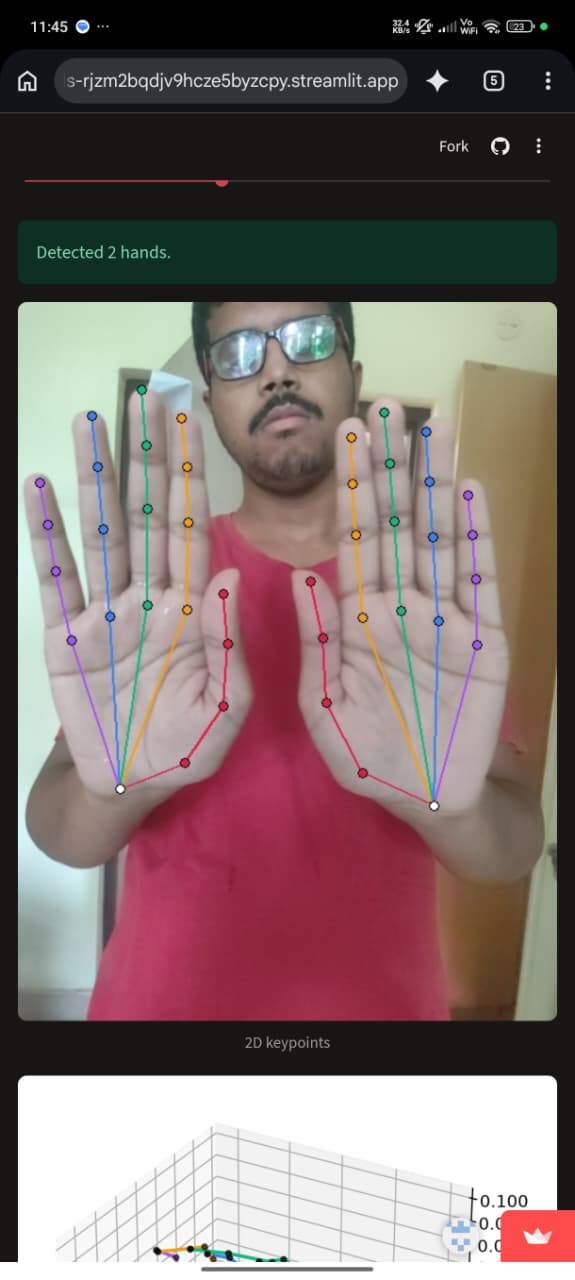
#> input picture assets/test2_two_open_palms.jpeg, 575 x 1280 px
$ python -i hand_cv.py   (imports and definitions only)
#> lines starting #> are read from the running program, lines starting #| are printed output that depends on the picture; after the words box and inside, x2 and y2 are one past the last pixel; in counts of white or black regions, pixels touching at a corner belong together
#> further down, picture is the input picture: shape (1280, 575, 3); mean B, G, R 110.4, 112, 127.7
"""Classical (non-deep-learning) hand analysis: skin colour segmentation, mean shift,
contour, convex hull, convexity defects and distance transform. Only OpenCV + NumPy."""
import cv2
import numpy as np


def skin_mask(bgr, cr=(133, 173), cb=(77, 127), k=5):
    """Skin pixels = Cr and Cb inside a range in the YCrCb colour space, cleaned with morphology."""
#> called with cr = (133, 173), cb = (77, 127), k = 5
    ycc = cv2.cvtColor(cv2.GaussianBlur(bgr, (5, 5), 0), cv2.COLOR_BGR2YCrCb)
#> ycc: shape (1280, 575, 3); mean of channels 0, 1, 2 116.5, 136, 124.6
    m = cv2.inRange(ycc, (0, cr[0], cb[0]), (255, cr[1], cb[1]))
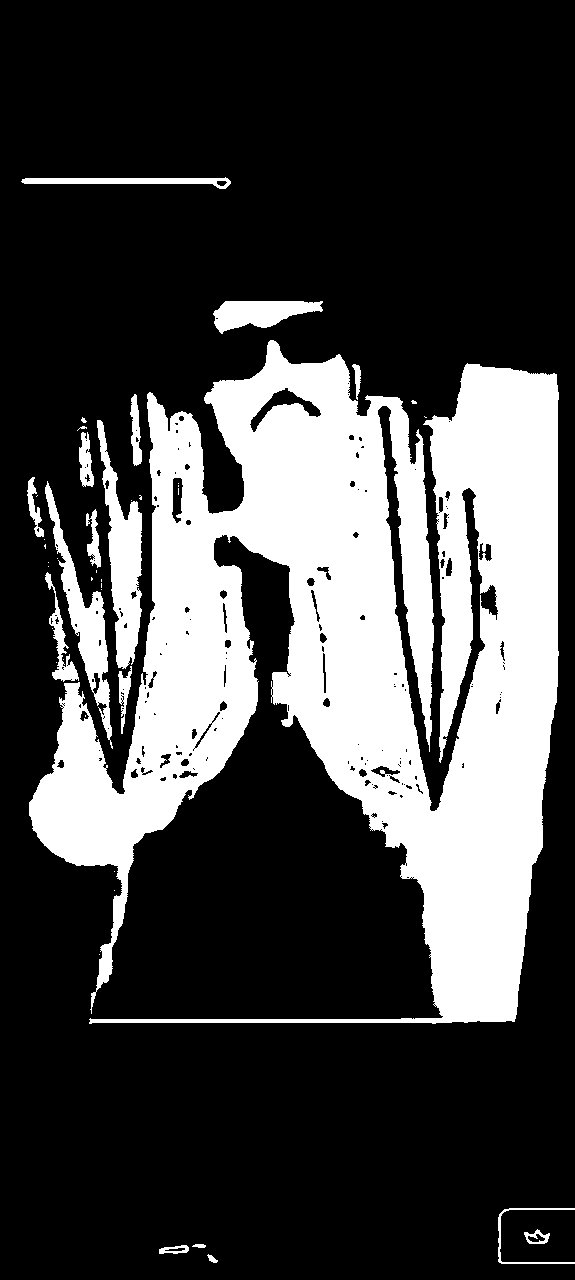
#> m: shape (1280, 575); 26.7% white; 45 white regions (27 under 20 px), largest, box (x1, y1, x2, y2) and area: (29, 340, 559, 1024) 179856, (97, 420, 142, 669) 4981, (45, 481, 113, 749) 3972
    ker = cv2.getStructuringElement(cv2.MORPH_ELLIPSE, (k, k))
    m = cv2.morphologyEx(m, cv2.MORPH_OPEN, ker)
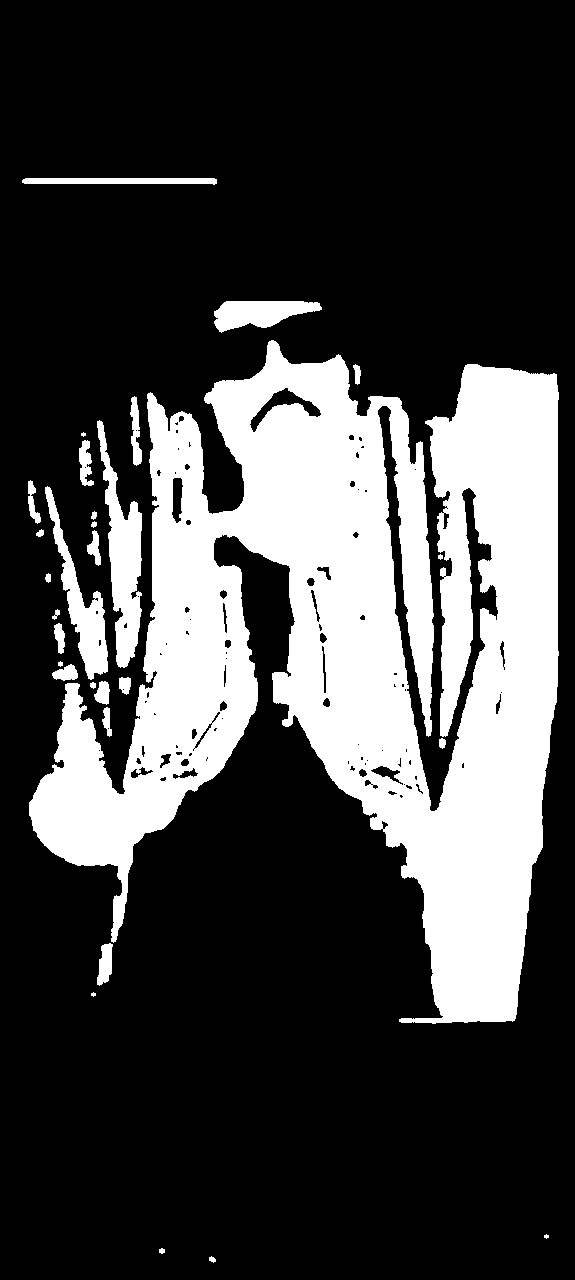
#> m: shape (1280, 575); 26.1% white; 30 white regions (3 under 20 px), largest, box (x1, y1, x2, y2) and area: (29, 340, 559, 1024) 176832, (97, 420, 142, 668) 4867, (45, 486, 108, 680) 3284
    return cv2.morphologyEx(m, cv2.MORPH_CLOSE, ker, iterations=2)
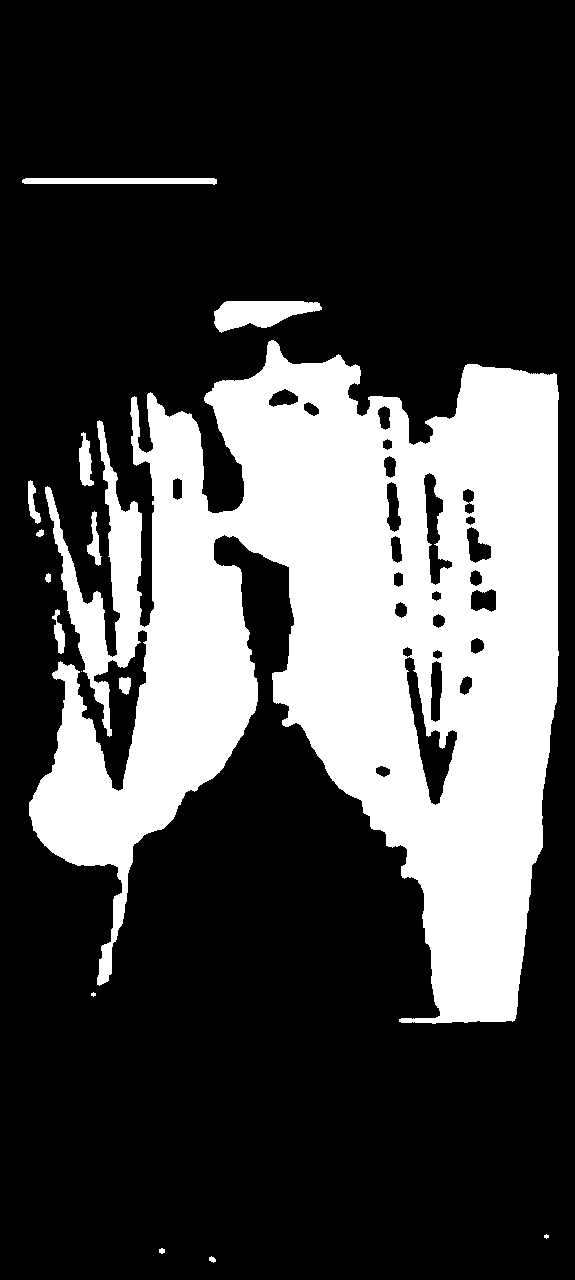
#> returned value: shape (1280, 575); 27% white; 15 white regions (3 under 20 px), largest, box (x1, y1, x2, y2) and area: (29, 340, 559, 1024) 193773, (214, 301, 322, 333) 2182, (22, 178, 217, 185) 1164


# [114 lines left out: functions skin_regions, mean_shift_window, default_region, cut_wrist, _same_finger, analyze and 1 more, not called in this run]

>>> import cv2
>>> picture = cv2.imread('assets/test2_two_open_palms.jpeg')
>>> result = skin_mask(picture)

$ run again, on assets/test3_open_hand.jpeg
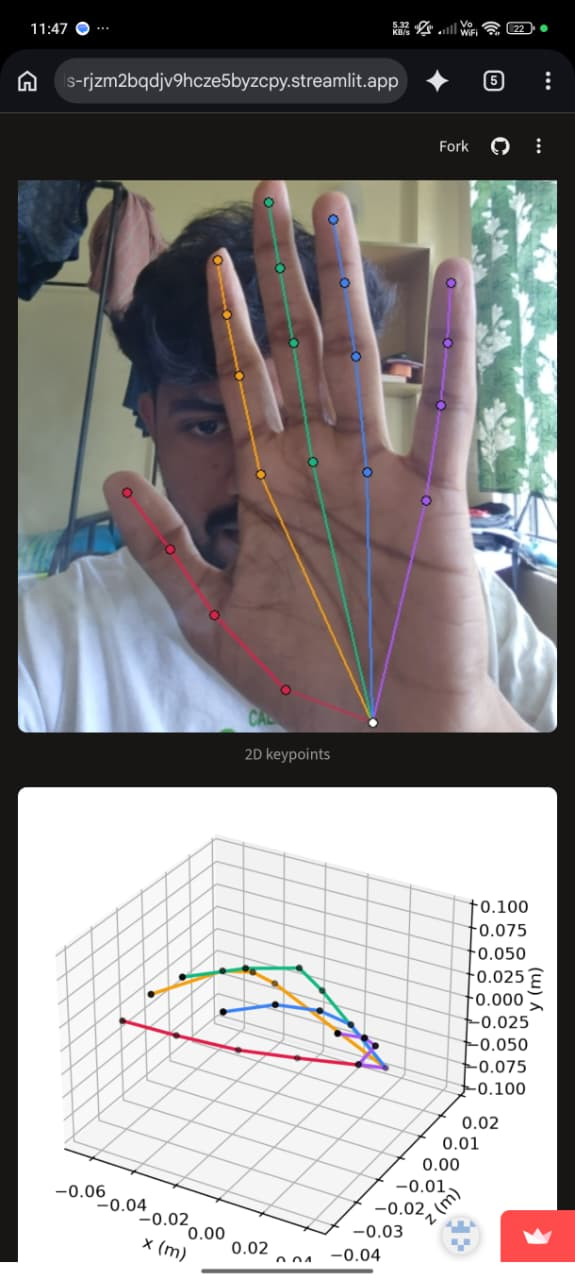
#> input picture assets/test3_open_hand.jpeg, 575 x 1280 px
#> picture is the input picture: shape (1280, 575, 3); mean B, G, R 141.8, 141.3, 144.4
#> ycc: shape (1280, 575, 3); mean of channels 0, 1, 2 142.3, 129.6, 127.7
#> in skin_mask, `m = cv2.inRange(ycc, (0, cr[0], cb[0]), (255, cr[1], cb[1]))`:
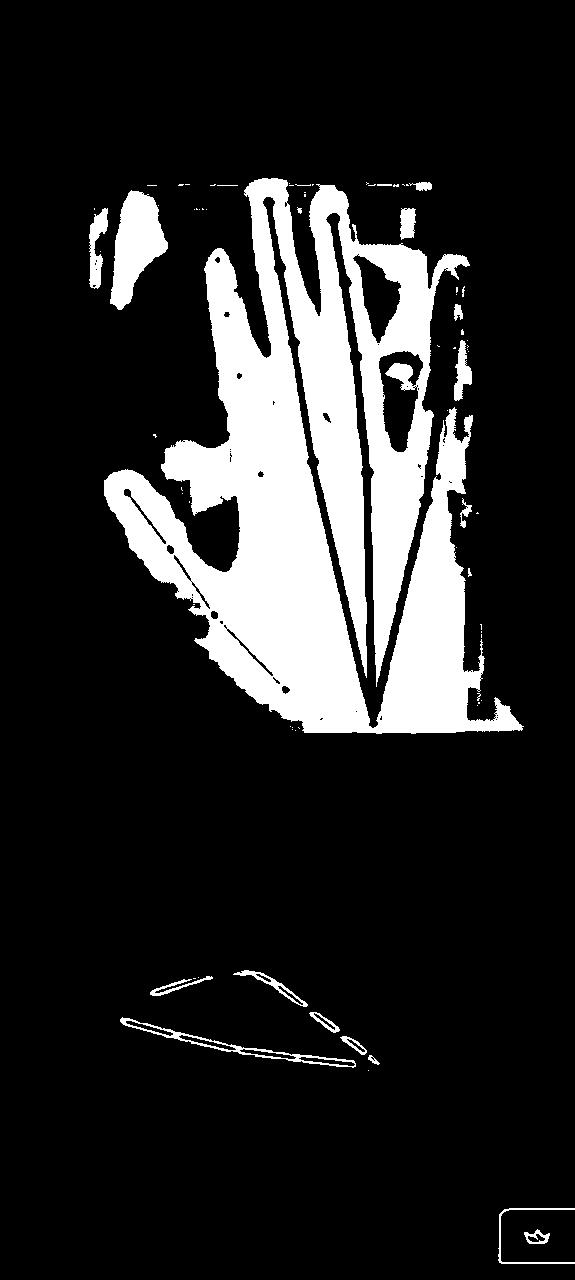
#> m: shape (1280, 575); 15.9% white; 76 white regions (55 under 20 px), largest, box (x1, y1, x2, y2) and area: (104, 178, 524, 734) 107826, (110, 190, 168, 310) 3915, (120, 1017, 356, 1068) 1118
#> in skin_mask, `return cv2.morphologyEx(m, cv2.MORPH_CLOSE, ker, iterations=2)`:
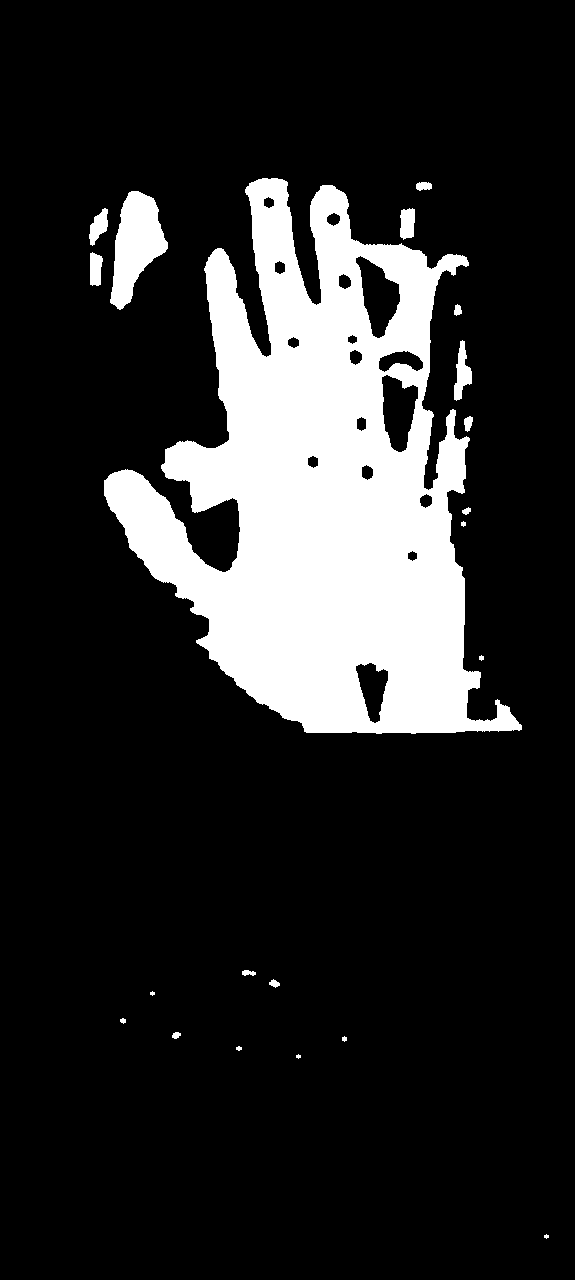
#> returned value: shape (1280, 575); 16.6% white; 21 white regions (3 under 20 px), largest, box (x1, y1, x2, y2) and area: (104, 178, 522, 734) 115852, (110, 191, 168, 310) 3896, (454, 340, 472, 401) 579

$ run again, on assets/test4_two_fingers.jpeg
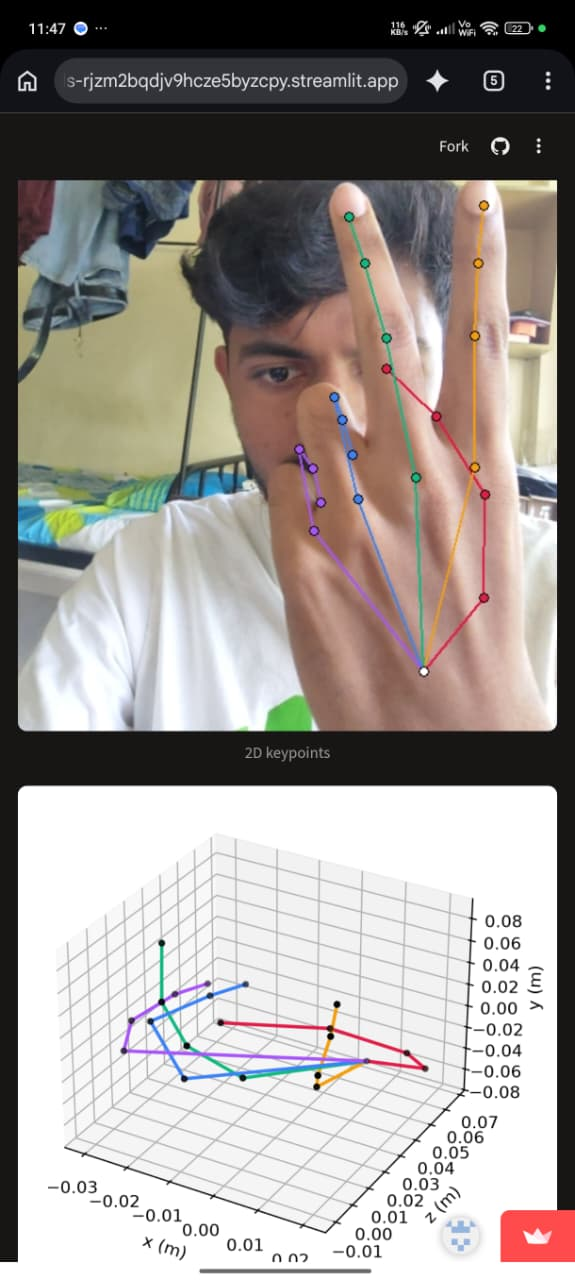
#> input picture assets/test4_two_fingers.jpeg, 575 x 1280 px
#> picture is the input picture: shape (1280, 575, 3); mean B, G, R 148.3, 152.4, 158.5
#> ycc: shape (1280, 575, 3); mean of channels 0, 1, 2 153.7, 131.4, 125
#> in skin_mask, `m = cv2.inRange(ycc, (0, cr[0], cb[0]), (255, cr[1], cb[1]))`:
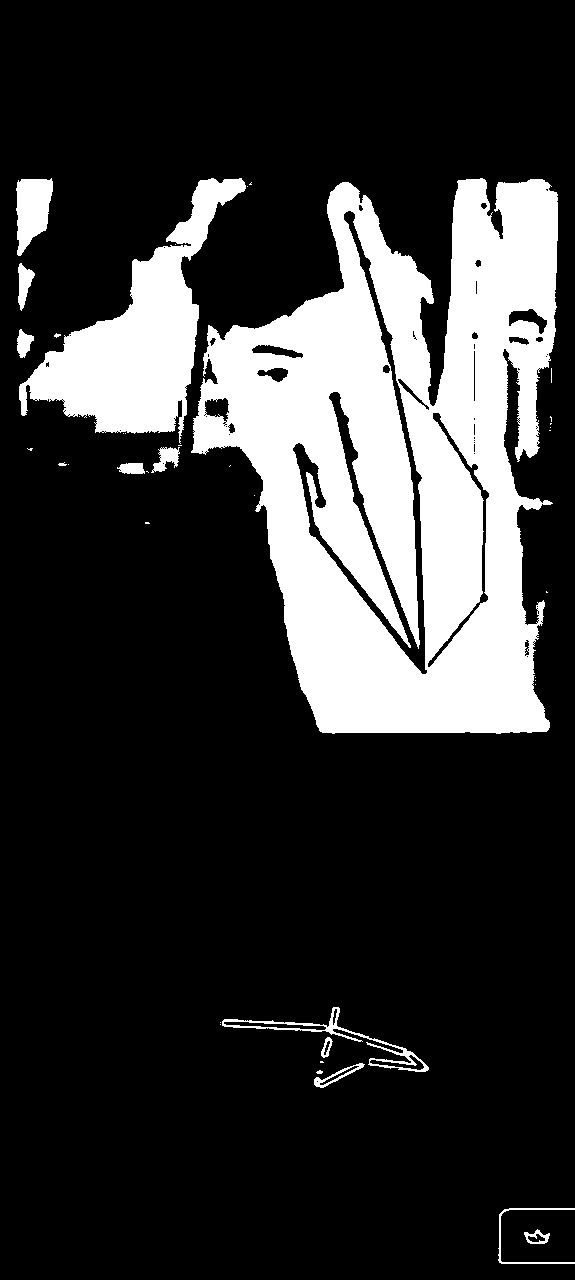
#> m: shape (1280, 575); 20.7% white; 41 white regions (26 under 20 px), largest, box (x1, y1, x2, y2) and area: (191, 178, 558, 734) 125164, (19, 178, 246, 444) 21299, (16, 178, 53, 256) 2004
#> in skin_mask, `return cv2.morphologyEx(m, cv2.MORPH_CLOSE, ker, iterations=2)`:
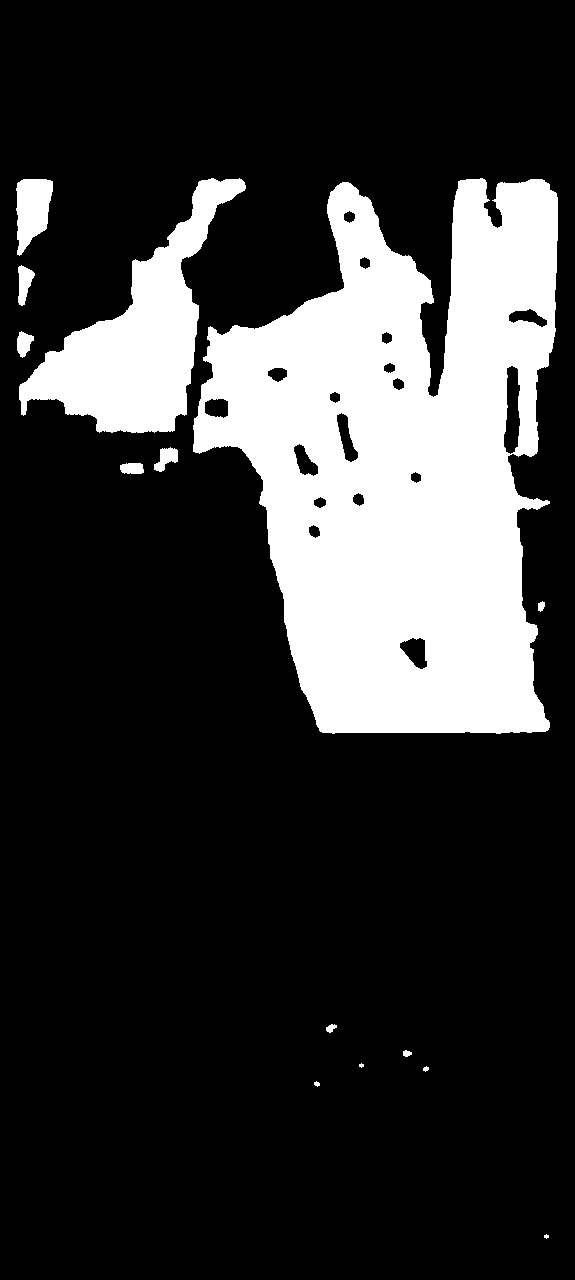
#> returned value: shape (1280, 575); 21.3% white; 14 white regions (2 under 20 px), largest, box (x1, y1, x2, y2) and area: (193, 178, 558, 734) 131649, (19, 178, 246, 433) 21314, (16, 179, 53, 256) 1991

$ run again, on assets/test5_thumbs_up.jpeg
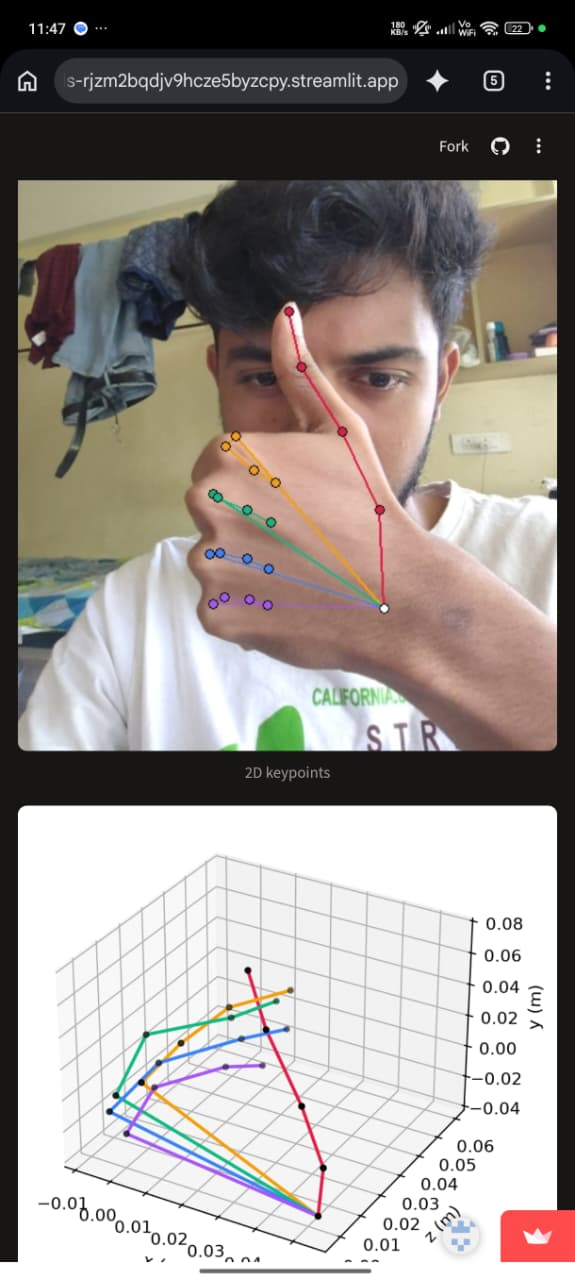
#> input picture assets/test5_thumbs_up.jpeg, 575 x 1280 px
#> picture is the input picture: shape (1280, 575, 3); mean B, G, R 143.2, 147.4, 153.8
#> ycc: shape (1280, 575, 3); mean of channels 0, 1, 2 148.8, 131.6, 124.8
#> in skin_mask, `m = cv2.inRange(ycc, (0, cr[0], cb[0]), (255, cr[1], cb[1]))`:
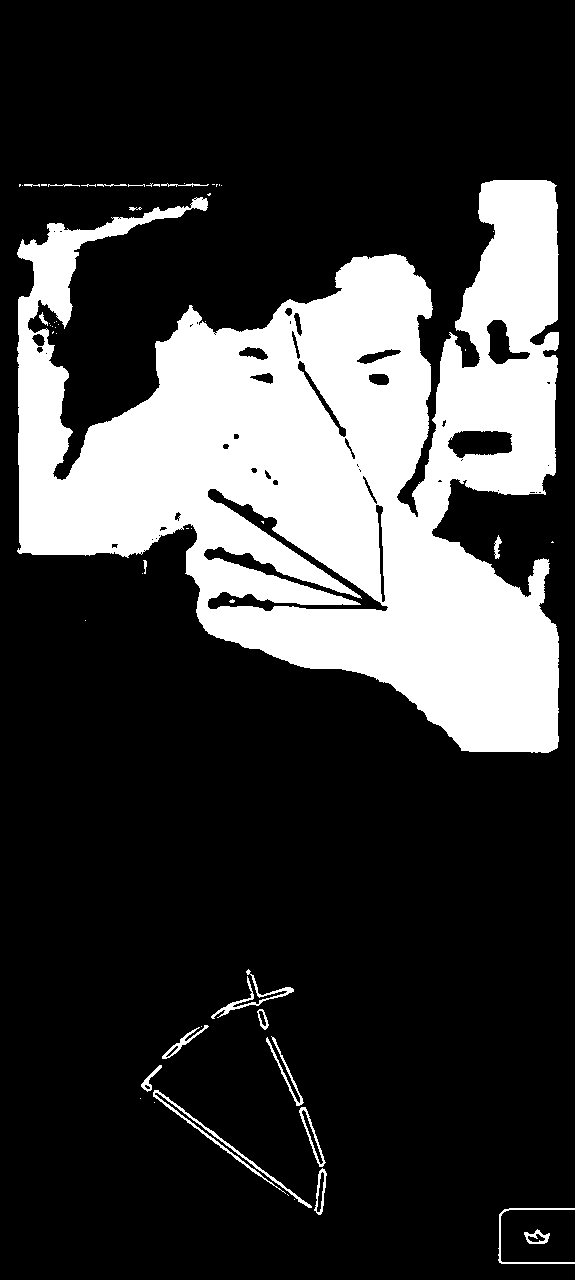
#> m: shape (1280, 575); 23.2% white; 56 white regions (36 under 20 px), largest, box (x1, y1, x2, y2) and area: (17, 180, 559, 753) 166622, (153, 1090, 312, 1208) 945, (211, 969, 294, 1019) 556
#> in skin_mask, `return cv2.morphologyEx(m, cv2.MORPH_CLOSE, ker, iterations=2)`:
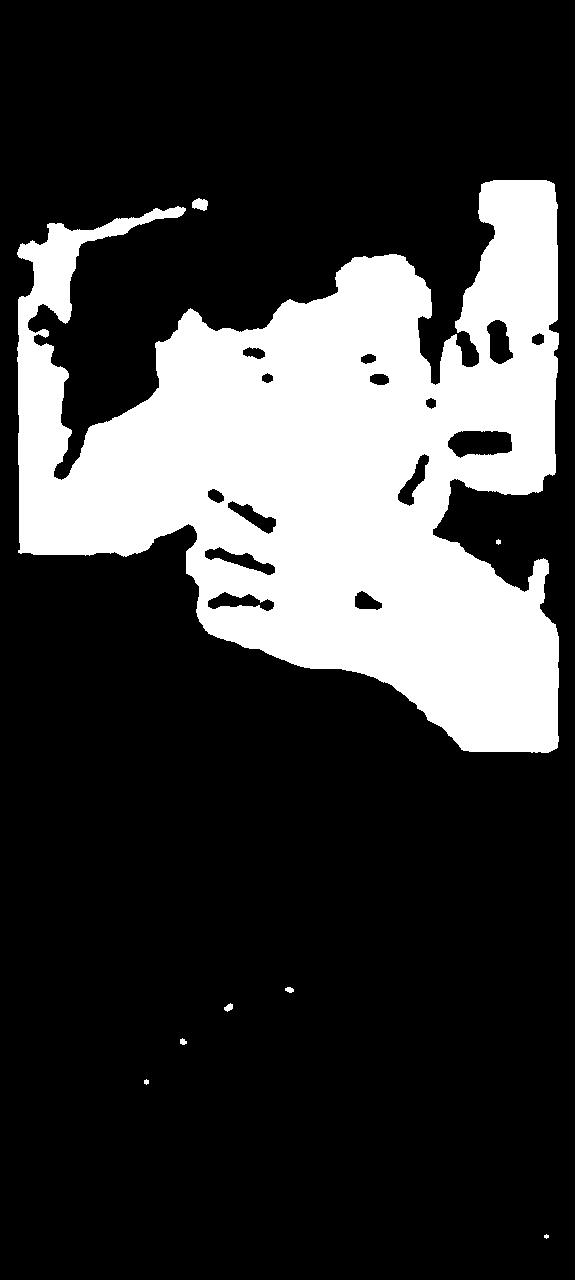
#> returned value: shape (1280, 575); 23.2% white; 8 white regions (1 under 20 px), largest, box (x1, y1, x2, y2) and area: (17, 180, 559, 753) 170204, (192, 198, 208, 211) 152, (224, 1003, 233, 1012) 51
